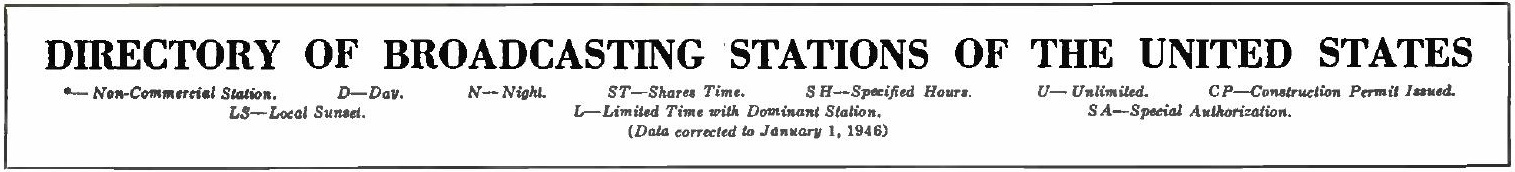
#> input picture Imagenes/table.jpg, 1515 x 172 px, given in place of page0.jpg, which was not available
$ jupyter execute --allow-errors table_converter.ipynb
#> lines starting #> are read from the running program, lines starting #| are printed output that depends on the picture; after the words box and inside, x2 and y2 are one past the last pixel; in counts of white or black regions, pixels touching at a corner belong together; pictures that were not available may be replaced by others from this repository, and a replacement may not be noted
[cell 1]
from pdf2image import convert_from_path
from pdf2image.exceptions import (PDFInfoNotInstalledError, PDFPageCountError, PDFSyntaxError)
import cv2
import numpy as np
import matplotlib.pyplot as plt

[cell 2]
from sklearn.cluster import AgglomerativeClustering
from pytesseract import Output
from tabulate import tabulate
import pandas as pd
import numpy as np
import pytesseract
import argparse
import imutils
import cv2

#> (a cell that did not finish here is left out)

[cell 4]
file = r'page0.jpg'
im1 = cv2.imread(file,0)
#> im1: shape (172, 1515); min 0, max 255, mean 224.1
im = cv2.imread(file)
#> im is the input picture: shape (172, 1515, 3); mean B, G, R 224, 224.1, 224.1

[cell 5]
# estableciendo los limites superior e inferior e invirtiendolos
ret,thresh_value = cv2.threshold(im1,180,255,cv2.THRESH_BINARY_INV)
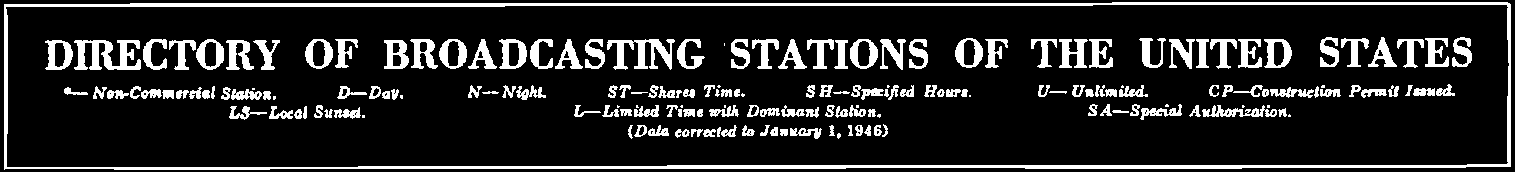
#> thresh_value: shape (172, 1515); 14.8% white; 183 white regions (22 under 20 px), largest, box (x1, y1, x2, y2) and area: (4, 2, 1511, 170) 10764, (74, 40, 141, 70) 1155, (607, 39, 675, 70) 977

# estableciendo el el kernel y eliminando la imagen
kernel = np.ones((5,5),np.uint8)
dilated_value = cv2.dilate(thresh_value,kernel,iterations = 1)
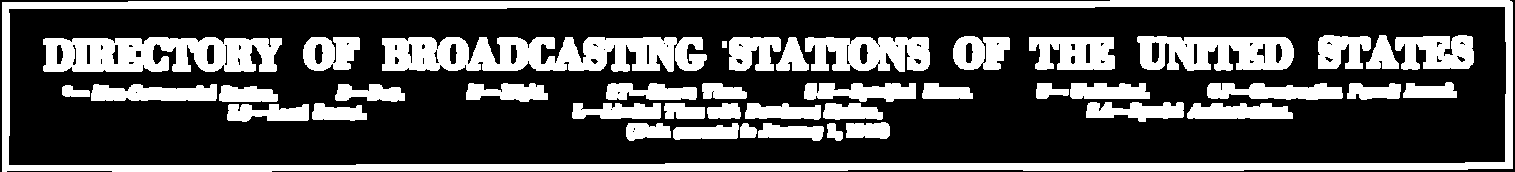
#> dilated_value: shape (172, 1515); 31.9% white; 43 white regions

# busqueda de los contornos
contours, hierarchy = cv2.findContours(dilated_value,cv2.RETR_TREE,cv2.CHAIN_APPROX_SIMPLE)
#> contours = 114 contours, 40 with area under 20; largest, box (x1, y1, x2, y2) and area: (2, 0, 1513, 172) 255140, (8, 6, 1507, 166) 234334, (382, 37, 707, 72) 8391, (43, 37, 282, 72) 6692, (1137, 36, 1294, 71) 4258

# se guardan las coordendas de los contronos
cordinates = []
for cnt in contours:
 x,y,w,h = cv2.boundingRect(cnt)
 cordinates.append((x,y,w,h))
 #bounding the images
 if y< 50:

    cv2.rectangle(im,(x,y),(x+w,y+h),(0,0,255),1)
#> this loop made 114 passes
#> (x, y, w, h) on passes 1, 2, 3, 4, 5, 6, 7, 9, 10, 11, 12, 13: (2, 0, 1511, 172), (8, 6, 1499, 160), (827, 123, 16, 18), (758, 123, 66, 18), (740, 123, 17, 15), (673, 123, 66, 17), (626, 123, 45, 18), (633, 127, 3, 4), (846, 122, 44, 17), (227, 104, 82, 18), (1187, 103, 106, 16), (823, 103, 60, 17)
#> (cnt, x, y, w, h) on passes 8, 18, 19, 26, 34, 39: ([[632, 131], [633, 130], [634, 131], [633, 132]], 632, 130, 3, 3), ([[610, 109], [611, 108], [612, 109], [611, 110]], 610, 108, 3, 3), ([[580, 109], [581, 108], [582, 109], [581, 110]], 580, 108, 3, 3), ([[135, 92], [136, 91], [137, 92], [136, 93]], 135, 91, 3, 3), ([[712, 91], [713, 90], [714, 91], [713, 92]], 712, 90, 3, 3), ([[722, 41], [722, 47], [726, 47], [726, 41]], 722, 41, 5, 7)
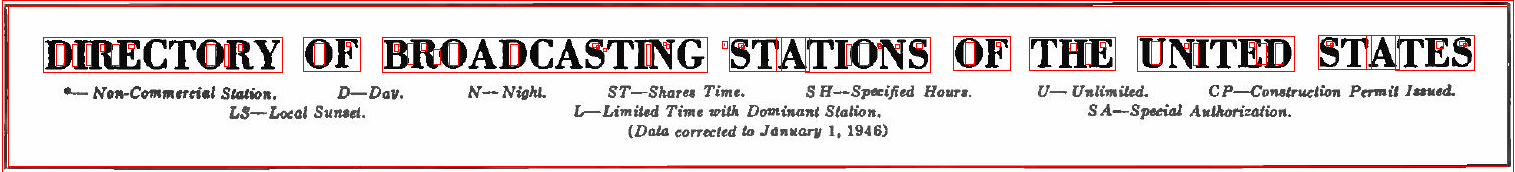
#> im: shape (172, 1515, 3); 3.91% of pixels changed, all inside (x1, y1, x2, y2) = (2, 0, 1514, 172)
#> after the loop, cordinates = 114 items, first 6: (2, 0, 1511, 172), (8, 6, 1499, 160), (827, 123, 16, 18), (758, 123, 66, 18), (740, 123, 17, 15), (673, 123, 66, 17)

[cell 6]
plt.imshow(im)
#cv2.namedWindow('detecttable', cv2.WINDOW_NORMAL)
cv2.imwrite('detecttable.jpg',im)
#> Out = True
